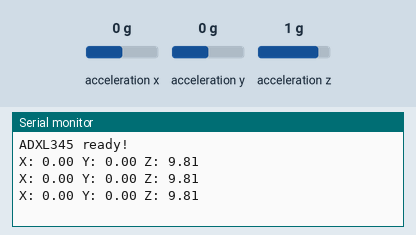
Recording of a sketch running on a simulated Arduino Uno, built with avr-gcc and run on an emulated ATmega328P. Shown: the last lines printed to the serial monitor. Inputs (shaded band) come from the test bench; at power-on: acceleration x 0 g, acceleration y 0 g, acceleration z 1 g.

Above: at 1.3 s.
1.4 s: acceleration x set to -1.4 g
At 1.9 s:
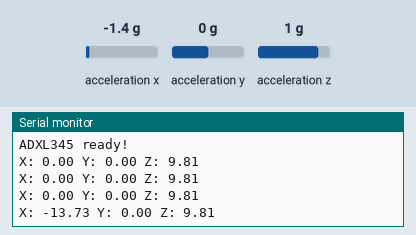
2.9 s: acceleration y set to -1.4 g
At 3.4 s:
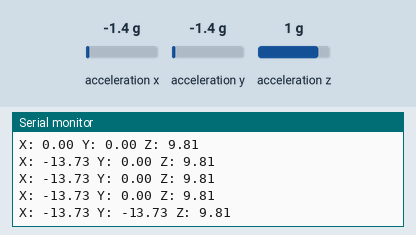
4.4 s: acceleration z set to -1.4 g
At 4.9 s:
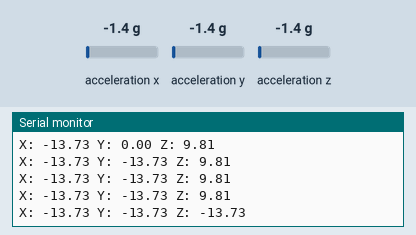

The sketch:

AccelarationReading.ino
```cpp
#include <Wire.h>
#include <Adafruit_ADXL345_U.h>

//Create an accelaration module object
Adafruit_ADXL345_Unified accel = Adafruit_ADXL345_Unified(12345);

void setup() {

  //Initialize the sensor make sure its there
  Serial.begin(9600);
  if (!accel.begin()) {
    Serial.println("No ADXL345 sensor detected, check wiring!");
    while (1);
  }
  //Set the range in which the sensor reads, can be changed do some more research
  accel.setRange(ADXL345_RANGE_16_G);
  Serial.println("ADXL345 ready!");
}

void loop() {
  sensors_event_t event;
  accel.getEvent(&event);

  Serial.print("X: "); Serial.print(event.acceleration.x); Serial.print(" ");
  Serial.print("Y: "); Serial.print(event.acceleration.y); Serial.print(" ");
  Serial.print("Z: "); Serial.println(event.acceleration.z);

  delay(500);
}
```

Measured:
- after the input at 1.4 s, the serial monitor: prints a new line after 0.11 s (image 1)
- after the input at 2.9 s, the serial monitor: prints a new line after 0.12 s (image 2)
- after the input at 4.4 s, the serial monitor: prints a new line after 0.12 s (image 3)
